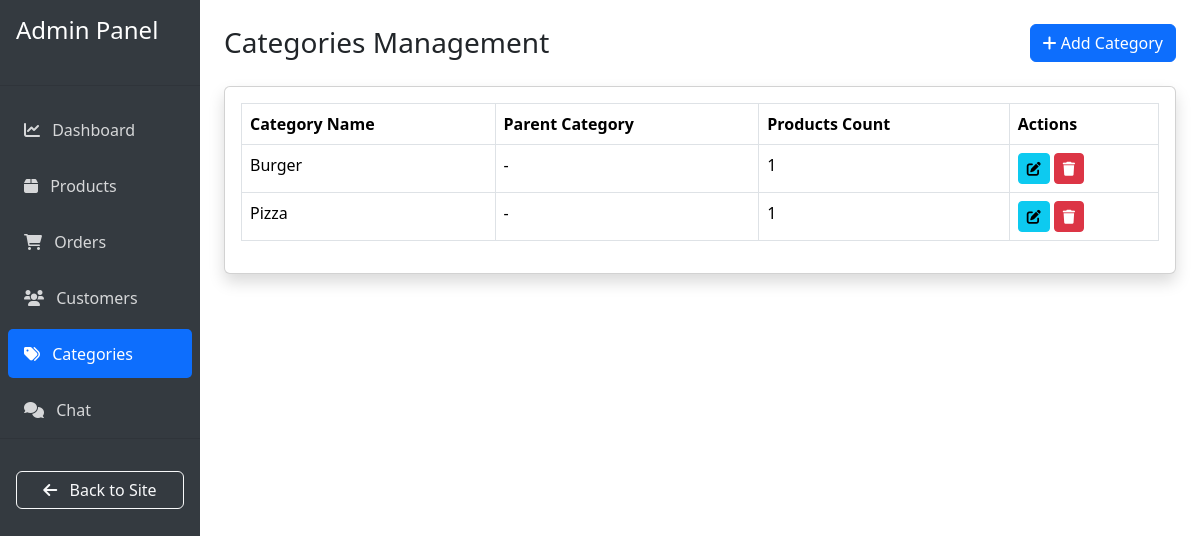
The app's page /admin-categories/ (signed in), older data.
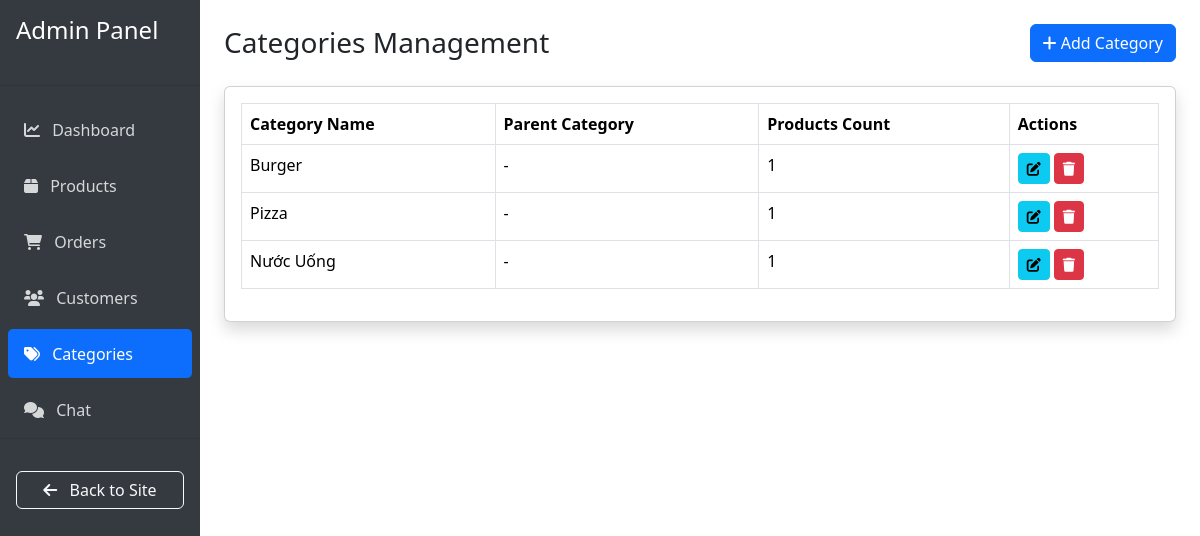
The same page, newer data.
### hoadeptrai/models.py (models this page shows, shortened)
class Category(models.Model):
    category_name = models.CharField(max_length=255)
    parent_category = models.ForeignKey('self', on_delete=models.SET_NULL, null=True, blank=True)

### hoadeptrai/views.py (the view, shortened to what this page needs)
# urls.py: path('admin-categories/', views.admin_categories, name='admin_categories'),
@staff_member_required
def admin_categories(request):
    categories = Category.objects.all()
    context = {
        'categories': categories,
    }
    return render(request, 'admin/categories.html', context)

### hoadeptrai/templates/admin/categories.html (shortened to what this page needs)
{% extends 'admin/base_admin.html' %}
{% block content %}
<div class="container-fluid">
    <div class="d-flex justify-content-between align-items-center mb-4">
        <h1 class="h3 mb-0 text-gray-800">Categories Management</h1>
        <button class="btn btn-primary" data-bs-toggle="modal" data-bs-target="#addCategoryModal">
            <i class="fas fa-plus"></i> Add Category
        </button>
    </div>
    <div class="card shadow mb-4">
        <div class="card-body">
            <div class="table-responsive">
                <table class="table table-bordered">
                    <thead>
                        <tr>
                            <th>Category Name</th>
                            <th>Parent Category</th>
                            <th>Products Count</th>
                            <th>Actions</th>
                        </tr>
                    </thead>
                    <tbody>
                        {% for category in categories %}
                        <tr>
                            <td>{{ category.category_name }}</td>
                            <td>{{ category.parent_category.category_name|default:"-" }}</td>
                            <td>{{ category.product_set.count }}</td>
                            <td>
                                <button class="btn btn-sm btn-info edit-category"
                                        data-id="{{ category.id }}"
                                        data-name="{{ category.category_name }}"
                                        data-parent="{{ category.parent_category.id|default:'' }}"
                                        data-bs-toggle="modal"
                                        data-bs-target="#editCategoryModal">
                                    <i class="fas fa-edit"></i>
                                </button>
                                <button class="btn btn-sm btn-danger delete-category"
                                        data-id="{{ category.id }}"
                                        data-name="{{ category.category_name }}"
                                        data-bs-toggle="modal"
                                        data-bs-target="#deleteCategoryModal">
                                    <i class="fas fa-trash"></i>
                                </button>
                            </td>
                        </tr>
                        {% endfor %}
                    </tbody>
                </table>
            </div>
        </div>
    </div>
</div>
{% endblock %}

Row changes from the older to the newer data that the page shows:
added Category: category_name "Nước Uống", parent_category.category_name "-", product_set.count "1"
